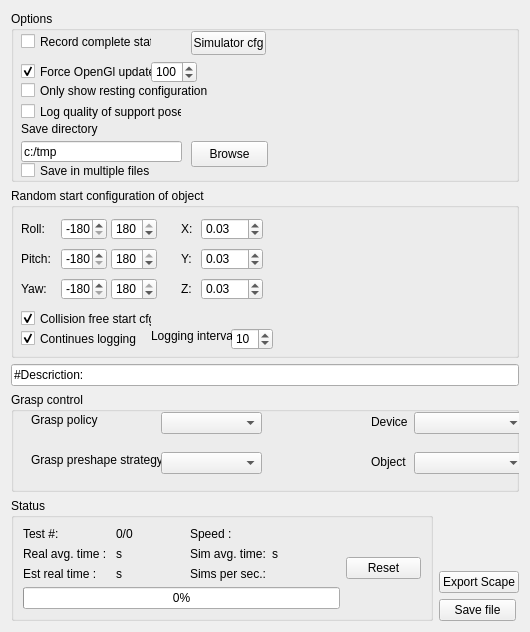
          <widget class="QWidget" name="scrollAreaWidgetContents">
           <property name="geometry">
            <rect>
             <x>0</x>
             <y>0</y>
             <width>530</width>
             <height>629</height>
            </rect>
           </property>
           <layout class="QVBoxLayout" name="verticalLayout_7">
            <item>
             <layout class="QHBoxLayout" name="horizontalLayout">
              <item>
               <layout class="QVBoxLayout" name="verticalLayout">
                <item>
                 <widget class="QGroupBox" name="groupBox_4">
                  <property name="minimumSize">
                   <size>
                    <width>280</width>
                    <height>171</height>
                   </size>
                  </property>
                  <property name="title">
                   <string>Options</string>
                  </property>
                  <widget class="QSpinBox" name="_updateRateSpin">
                   <property name="geometry">
                    <rect>
                     <x>140</x>
                     <y>50</y>
                     <width>46</width>
                     <height>22</height>
                    </rect>
                   </property>
                   <property name="minimum">
                    <number>10</number>
                   </property>
                   <property name="maximum">
                    <number>10000</number>
                   </property>
                   <property name="value">
                    <number>100</number>
                   </property>
                  </widget>
                  <widget class="QCheckBox" name="_forceUpdateCheck">
                   <property name="geometry">
                    <rect>
                     <x>10</x>
                     <y>50</y>
                     <width>131</width>
                     <height>21</height>
                    </rect>
                   </property>
                   <property name="toolTip">
                    <string>&lt;html&gt;&lt;head&gt;&lt;meta name=&quot;qrichtext&quot; content=&quot;1&quot; /&gt;&lt;style type=&quot;text/css&quot;&gt;
p, li { white-space: pre-wrap; }
&lt;/style&gt;&lt;/head&gt;&lt;body style=&quot; font-family:'MS Shell Dlg 2'; font-size:8.25pt; font-weight:400; font-style:normal;&quot;&gt;
&lt;p style=&quot; margin-top:0px; margin-bottom:0px; margin-left:0px; margin-right:0px; -qt-block-indent:0; text-indent:0px;&quot;&gt;Forces RobWorkStudio to draw the simulated screen at the specified intervals.&lt;/p&gt;&lt;/body&gt;&lt;/html&gt;</string>
                   </property>
                   <property name="text">
                    <string>Force OpenGl update</string>
                   </property>
                   <property name="checked">
                    <bool>true</bool>
                   </property>
                  </widget>
                  <widget class="QPushButton" name="_simulatorBtn">
                   <property name="geometry">
                    <rect>
                     <x>180</x>
                     <y>20</y>
                     <width>75</width>
                     <height>24</height>
                    </rect>
                   </property>
                   <property name="text">
                    <string>Simulator cfg</string>
                   </property>
                  </widget>
                  <widget class="QCheckBox" name="checkBox">
                   <property name="geometry">
                    <rect>
                     <x>10</x>
                     <y>20</y>
                     <width>131</width>
                     <height>21</height>
                    </rect>
                   </property>
                   <property name="toolTip">
                    <string>&lt;html&gt;&lt;head&gt;&lt;meta name=&quot;qrichtext&quot; content=&quot;1&quot; /&gt;&lt;style type=&quot;text/css&quot;&gt;
p, li { white-space: pre-wrap; }
&lt;/style&gt;&lt;/head&gt;&lt;body style=&quot; font-family:'MS Shell Dlg 2'; font-size:8.25pt; font-weight:400; font-style:normal;&quot;&gt;
&lt;p style=&quot; margin-top:0px; margin-bottom:0px; margin-left:0px; margin-right:0px; -qt-block-indent:0; text-indent:0px;&quot;&gt;Records not only the end state but also the intermidiate states such that it is possible to playback all simulations afterwards.&lt;/p&gt;&lt;/body&gt;&lt;/html&gt;</string>
                   </property>
                   <property name="text">
                    <string>Record complete state</string>
                   </property>
                  </widget>
                  <widget class="QCheckBox" name="checkBox_2">
                   <property name="geometry">
                    <rect>
                     <x>10</x>
                     <y>90</y>
                     <width>161</width>
                     <height>21</height>
                    </rect>
                   </property>
                   <property name="toolTip">
                    <string>&lt;html&gt;&lt;head&gt;&lt;meta name=&quot;qrichtext&quot; content=&quot;1&quot; /&gt;&lt;style type=&quot;text/css&quot;&gt;
p, li { white-space: pre-wrap; }
&lt;/style&gt;&lt;/head&gt;&lt;body style=&quot; font-family:'MS Shell Dlg 2'; font-size:8.25pt; font-weight:400; font-style:normal;&quot;&gt;
&lt;p style=&quot; margin-top:0px; margin-bottom:0px; margin-left:0px; margin-right:0px; -qt-block-indent:0; text-indent:0px; font-size:8pt;&quot;&gt;The quality of the support pose is based on a 6D wrench space calculation of the supporting &quot;grasp&quot;.&lt;/p&gt;&lt;/body&gt;&lt;/html&gt;</string>
                   </property>
                   <property name="text">
                    <string>Log quality of support pose</string>
                   </property>
                  </widget>
                  <widget class="QLabel" name="label_22">
                   <property name="geometry">
                    <rect>
                     <x>10</x>
                     <y>110</y>
                     <width>141</width>
                     <height>16</height>
                    </rect>
                   </property>
                   <property name="text">
                    <string>Save directory</string>
                   </property>
                  </widget>
                  <widget class="QLineEdit" name="_savePath">
                   <property name="geometry">
                    <rect>
                     <x>10</x>
                     <y>130</y>
                     <width>161</width>
                     <height>21</height>
                    </rect>
                   </property>
                   <property name="text">
                    <string>c:/tmp</string>
                   </property>
                  </widget>
                  <widget class="QPushButton" name="_browseBtn">
                   <property name="geometry">
                    <rect>
                     <x>180</x>
                     <y>130</y>
                     <width>77</width>
                     <height>26</height>
                    </rect>
                   </property>
                   <property name="text">
                    <string>Browse</string>
                   </property>
                  </widget>
                  <widget class="QCheckBox" name="_onlyShowRestBox">
                   <property name="geometry">
                    <rect>
                     <x>10</x>
                     <y>70</y>
                     <width>191</width>
                     <height>19</height>
                    </rect>
                   </property>
                   <property name="text">
                    <string>Only show resting configuration</string>
                   </property>
                  </widget>
                  <widget class="QCheckBox" name="_saveMultipleCheck">
                   <property name="geometry">
                    <rect>
                     <x>10</x>
                     <y>150</y>
                     <width>171</width>
                     <height>19</height>
                    </rect>
                   </property>
                   <property name="toolTip">
                    <string>If set end states will be saved in 
seperate files with names are
 appended with _XXXXXX

ex:
&quot;filename&quot;_000001
&quot;filename&quot;_000002
&quot;filename&quot;_000003
&quot;filename&quot;_000004
</string>
                   </property>
                   <property name="text">
                    <string>Save in multiple files</string>
                   </property>
                  </widget>
                 </widget>
                </item>
                <item>
                 <widget class="QGroupBox" name="groupBox_5">
                  <property name="minimumSize">
                   <size>
                    <width>280</width>
                    <height>170</height>
                   </size>
                  </property>
                  <property name="title">
                   <string>Random start configuration of object</string>
                  </property>
                  <widget class="QLabel" name="label_5">
                   <property name="geometry">
                    <rect>
                     <x>10</x>
                     <y>30</y>
                     <width>31</width>
                     <height>21</height>
                    </rect>
                   </property>
                   <property name="text">
                    <string>Roll:</string>
                   </property>
                  </widget>
                  <widget class="QSpinBox" name="_lowRollSpin">
                   <property name="geometry">
                    <rect>
                     <x>50</x>
                     <y>30</y>
                     <width>46</width>
                     <height>22</height>
                    </rect>
                   </property>
                   <property name="minimum">
                    <number>-180</number>
                   </property>
                   <property name="maximum">
                    <number>180</number>
                   </property>
                   <property name="value">
                    <number>-180</number>
                   </property>
                  </widget>
                  <widget class="QSpinBox" name="_highRollSpin">
                   <property name="geometry">
                    <rect>
                     <x>100</x>
                     <y>30</y>
                     <width>46</width>
                     <height>22</height>
                    </rect>
                   </property>
                   <property name="minimum">
                    <number>-180</number>
                   </property>
                   <property name="maximum">
                    <number>180</number>
                   </property>
                   <property name="value">
                    <number>180</number>
                   </property>
                  </widget>
                  <widget class="QSpinBox" name="_highPitchSpin">
                   <property name="geometry">
                    <rect>
                     <x>100</x>
                     <y>60</y>
                     <width>46</width>
                     <height>22</height>
                    </rect>
                   </property>
                   <property name="minimum">
                    <number>-180</number>
                   </property>
                   <property name="maximum">
                    <number>180</number>
                   </property>
                   <property name="value">
                    <number>180</number>
                   </property>
                  </widget>
                  <widget class="QSpinBox" name="_lowPitchSpin">
                   <property name="geometry">
                    <rect>
                     <x>50</x>
                     <y>60</y>
                     <width>46</width>
                     <height>22</height>
                    </rect>
                   </property>
                   <property name="minimum">
                    <number>-180</number>
                   </property>
                   <property name="maximum">
                    <number>180</number>
                   </property>
                   <property name="value">
                    <number>-180</number>
                   </property>
                  </widget>
                  <widget class="QSpinBox" name="_lowYawSpin">
                   <property name="geometry">
                    <rect>
                     <x>50</x>
                     <y>90</y>
                     <width>46</width>
                     <height>22</height>
                    </rect>
                   </property>
                   <property name="minimum">
                    <number>-180</number>
                   </property>
                   <property name="maximum">
                    <number>180</number>
                   </property>
                   <property name="value">
                    <number>-180</number>
                   </property>
                  </widget>
                  <widget class="QSpinBox" name="_highYawSpin">
                   <property name="geometry">
                    <rect>
                     <x>100</x>
                     <y>90</y>
                     <width>46</width>
                     <height>22</height>
                    </rect>
                   </property>
                   <property name="minimum">
                    <number>-180</number>
                   </property>
                   <property name="maximum">
                    <number>180</number>
                   </property>
                   <property name="value">
                    <number>180</number>
                   </property>
                  </widget>
                  <widget class="QLabel" name="label_6">
                   <property name="geometry">
                    <rect>
                     <x>10</x>
                     <y>60</y>
                     <width>46</width>
                     <height>21</height>
                    </rect>
                   </property>
                   <property name="text">
                    <string>Pitch:</string>
                   </property>
                  </widget>
                  <widget class="QLabel" name="label_7">
                   <property name="geometry">
                    <rect>
                     <x>10</x>
                     <y>90</y>
                     <width>46</width>
                     <height>21</height>
                    </rect>
                   </property>
                   <property name="text">
                    <string>Yaw:</string>
                   </property>
                  </widget>
                  <widget class="QLabel" name="label_8">
                   <property name="geometry">
                    <rect>
                     <x>170</x>
                     <y>30</y>
                     <width>16</width>
                     <height>21</height>
                    </rect>
                   </property>
                   <property name="text">
                    <string>X:</string>
                   </property>
                  </widget>
                  <widget class="QLabel" name="label_9">
                   <property name="geometry">
                    <rect>
                     <x>170</x>
                     <y>60</y>
                     <width>16</width>
                     <height>21</height>
                    </rect>
                   </property>
                   <property name="text">
                    <string>Y:</string>
                   </property>
                  </widget>
                  <widget class="QLabel" name="label_10">
                   <property name="geometry">
                    <rect>
                     <x>170</x>
                     <y>90</y>
                     <width>16</width>
                     <height>21</height>
                    </rect>
                   </property>
                   <property name="text">
                    <string>Z:</string>
                   </property>
                  </widget>
                  <widget class="QDoubleSpinBox" name="_xSpinBox">
                   <property name="geometry">
                    <rect>
                     <x>190</x>
                     <y>30</y>
                     <width>62</width>
                     <height>22</height>
                    </rect>
                   </property>
                   <property name="minimum">
                    <double>0.000000000000000</double>
                   </property>
                   <property name="value">
                    <double>0.030000000000000</double>
                   </property>
                  </widget>
                  <widget class="QDoubleSpinBox" name="_ySpinBox">
                   <property name="geometry">
                    <rect>
                     <x>190</x>
                     <y>60</y>
                     <width>62</width>
                     <height>22</height>
                    </rect>
                   </property>
                   <property name="value">
                    <double>0.030000000000000</double>
                   </property>
                  </widget>
                  <widget class="QDoubleSpinBox" name="_zSpinBox">
                   <property name="geometry">
                    <rect>
                     <x>190</x>
                     <y>90</y>
                     <width>62</width>
                     <height>22</height>
                    </rect>
                   </property>
                   <property name="value">
                    <double>0.030000000000000</double>
                   </property>
                  </widget>
                  <widget class="QCheckBox" name="_colFreeStart">
                   <property name="geometry">
                    <rect>
                     <x>10</x>
                     <y>120</y>
                     <width>131</width>
                     <height>21</height>
                    </rect>
                   </property>
                   <property name="text">
                    <string>Collision free start cfg.</string>
                   </property>
                   <property name="checked">
                    <bool>true</bool>
                   </property>
                  </widget>
                  <widget class="QCheckBox" name="_continuesLogging">
                   <property name="enabled">
                    <bool>true</bool>
                   </property>
                   <property name="geometry">
                    <rect>
                     <x>10</x>
                     <y>140</y>
                     <width>141</width>
                     <height>21</height>
                    </rect>
                   </property>
                   <property name="text">
                    <string>Continues logging</string>
                   </property>
                   <property name="checked">
                    <bool>true</bool>
                   </property>
                  </widget>
                  <widget class="QSpinBox" name="_logIntervalSpin">
                   <property name="geometry">
                    <rect>
                     <x>220</x>
                     <y>140</y>
                     <width>42</width>
                     <height>22</height>
                    </rect>
                   </property>
                   <property name="minimum">
                    <number>1</number>
                   </property>
                   <property name="maximum">
                    <number>1000</number>
                   </property>
                   <property name="value">
                    <number>10</number>
                   </property>
                  </widget>
                  <widget class="QLabel" name="label_27">
                   <property name="geometry">
                    <rect>
                     <x>140</x>
                     <y>140</y>
                     <width>81</width>
                     <height>16</height>
                    </rect>
                   </property>
                   <property name="text">
                    <string>Logging interval</string>
                   </property>
                  </widget>
                 </widget>
                </item>
               </layout>
              </item>
             </layout>
            </item>
            <item>
             <widget class="QLineEdit" name="_descBox">
              <property name="text">
               <string>#Descriction: </string>
              </property>
             </widget>
            </item>
            <item>
             <widget class="QGroupBox" name="groupBox_3">
              <property name="minimumSize">
               <size>
                <width>100</width>
                <height>100</height>
               </size>
              </property>
              <property name="title">
               <string>Grasp control</string>
              </property>
              <widget class="QComboBox" name="_graspPolicyBox1">
               <property name="geometry">
                <rect>
                 <x>150</x>
                 <y>20</y>
                 <width>101</width>
                 <height>22</height>
                </rect>
               </property>
              </widget>
              <widget class="QLabel" name="label_23">
               <property name="geometry">
                <rect>
                 <x>20</x>
                 <y>20</y>
                 <width>71</width>
                 <height>16</height>
                </rect>
               </property>
               <property name="text">
                <string>Grasp policy</string>
               </property>
              </widget>
              <widget class="QLabel" name="label_24">
               <property name="geometry">
                <rect>
                 <x>20</x>
                 <y>60</y>
                 <width>161</width>
                 <height>16</height>
                </rect>
               </property>
               <property name="text">
                <string>Grasp preshape strategy</string>
               </property>
              </widget>
              <widget class="QComboBox" name="_preshapeStratBox1">
               <property name="geometry">
                <rect>
                 <x>150</x>
                 <y>60</y>
                 <width>101</width>
                 <height>22</height>
                </rect>
               </property>
              </widget>
              <widget class="QComboBox" name="_deviceBox1">
               <property name="geometry">
                <rect>
                 <x>403</x>
                 <y>20</y>
                 <width>111</width>
                 <height>22</height>
                </rect>
               </property>
              </widget>
              <widget class="QLabel" name="label_25">
               <property name="geometry">
                <rect>
                 <x>360</x>
                 <y>20</y>
                 <width>46</width>
                 <height>20</height>
                </rect>
               </property>
               <property name="text">
                <string>Device</string>
               </property>
              </widget>
              <widget class="QComboBox" name="_objectBox1">
               <property name="geometry">
                <rect>
                 <x>403</x>
                 <y>60</y>
                 <width>111</width>
                 <height>22</height>
                </rect>
               </property>
              </widget>
              <widget class="QLabel" name="label_26">
               <property name="geometry">
                <rect>
                 <x>360</x>
                 <y>60</y>
                 <width>46</width>
                 <height>20</height>
                </rect>
               </property>
               <property name="text">
                <string>Object</string>
               </property>
              </widget>
              <zorder>label_23</zorder>
              <zorder>label_24</zorder>
              <zorder>_preshapeStratBox1</zorder>
              <zorder>_deviceBox1</zorder>
              <zorder>label_25</zorder>
              <zorder>_objectBox1</zorder>
              <zorder>label_26</zorder>
              <zorder>_graspPolicyBox1</zorder>
             </widget>
            </item>
            <item>
             <layout class="QHBoxLayout" name="horizontalLayout_2">
              <item>
               <widget class="QGroupBox" name="groupBox">
                <property name="minimumSize">
                 <size>
                  <width>369</width>
                  <height>0</height>
                 </size>
                </property>
                <property name="title">
                 <string>Status</string>
                </property>
                <layout class="QHBoxLayout" name="horizontalLayout_3">
                 <item>
                  <layout class="QVBoxLayout" name="verticalLayout_3">
                   <item>
                    <layout class="QGridLayout" name="gridLayout">
                     <item row="0" column="0">
                      <widget class="QLabel" name="label_18">
                       <property name="text">
                        <string>Test #: </string>
                       </property>
                      </widget>
                     </item>
                     <item row="0" column="1">
                      <widget class="QLabel" name="_testsLeftLbl">
                       <property name="text">
                        <string>0/0</string>
                       </property>
                      </widget>
                     </item>
                     <item row="1" column="0">
                      <widget class="QLabel" name="label_2">
                       <property name="toolTip">
                        <string>&lt;html&gt;&lt;head&gt;&lt;meta name=&quot;qrichtext&quot; content=&quot;1&quot; /&gt;&lt;style type=&quot;text/css&quot;&gt;
p, li { white-space: pre-wrap; }
&lt;/style&gt;&lt;/head&gt;&lt;body style=&quot; font-family:'MS Shell Dlg 2'; font-size:8.25pt; font-weight:400; font-style:normal;&quot;&gt;
&lt;p style=&quot; margin-top:0px; margin-bottom:0px; margin-left:0px; margin-right:0px; -qt-block-indent:0; text-indent:0px;&quot;&gt;The average time per test in miliseconds.&lt;/p&gt;&lt;/body&gt;&lt;/html&gt;</string>
                       </property>
                       <property name="text">
                        <string>Real avg. time : </string>
                       </property>
                      </widget>
                     </item>
                     <item row="1" column="1">
                      <widget class="QLabel" name="_avgTimePerTestLbl">
                       <property name="text">
                        <string>s</string>
                       </property>
                      </widget>
                     </item>
                     <item row="2" column="0">
                      <widget class="QLabel" name="label">
                       <property name="text">
                        <string>Est real time : </string>
                       </property>
                      </widget>
                     </item>
                     <item row="2" column="1">
                      <widget class="QLabel" name="_estimatedTimeLeftLbl">
                       <property name="text">
                        <string>s</string>
                       </property>
                      </widget>
                     </item>
                     <item row="0" column="2">
                      <widget class="QLabel" name="label_21">
                       <property name="text">
                        <string>Speed :</string>
                       </property>
                      </widget>
                     </item>
                     <item row="0" column="3">
                      <widget class="QLabel" name="_simSpeedLbl">
                       <property name="text">
                        <string/>
                       </property>
                      </widget>
                     </item>
                     <item row="1" column="2">
                      <widget class="QLabel" name="label_19">
                       <property name="text">
                        <string>Sim avg. time:</string>
                       </property>
                      </widget>
                     </item>
                     <item row="1" column="3">
                      <widget class="QLabel" name="_avgSimTimeLbl">
                       <property name="text">
                        <string>s</string>
                       </property>
                      </widget>
                     </item>
                     <item row="2" column="2">
                      <widget class="QLabel" name="label_20">
                       <property name="text">
                        <string>Sims per sec.:</string>
                       </property>
                      </widget>
                     </item>
                     <item row="2" column="3">
                      <widget class="QLabel" name="_simsPerSecLbl">
                       <property name="text">
                        <string/>
                       </property>
                      </widget>
                     </item>
                    </layout>
                   </item>
                   <item>
                    <widget class="QProgressBar" name="_simProgress">
                     <property name="value">
                      <number>0</number>
                     </property>
                     <property name="orientation">
                      <enum>Qt::Horizontal</enum>
                     </property>
                    </widget>
                   </item>
                  </layout>
                 </item>
                 <item>
                  <layout class="QVBoxLayout" name="verticalLayout_4">
                   <item>
                    <widget class="QPushButton" name="_resetBtn">
                     <property name="maximumSize">
                      <size>
                       <width>75</width>
                       <height>16777215</height>
                      </size>
                     </property>
                     <property name="text">
                      <string>Reset</string>
                     </property>
                    </widget>
                   </item>
                  </layout>
                 </item>
                </layout>
               </widget>
              </item>
              <item>
               <layout class="QVBoxLayout" name="verticalLayout_2">
                <item>
                 <spacer name="verticalSpacer">
                  <property name="orientation">
                   <enum>Qt::Vertical</enum>
                  </property>
                  <property name="sizeHint" stdset="0">
                   <size>
                    <width>20</width>
                    <height>40</height>
                   </size>
                  </property>
                 </spacer>
                </item>
                <item>
                 <widget class="QPushButton" name="_scapeBtn">
                  <property name="text">
                   <string>Export Scape</string>
                  </property>
                 </widget>
                </item>
                <item>
                 <widget class="QPushButton" name="_saveBtn1">
                  <property name="maximumSize">
                   <size>
                    <width>77</width>
                    <height>16777215</height>
                   </size>
                  </property>
                  <property name="text">
                   <string>Save file</string>
                  </property>
                 </widget>
                </item>
               </layout>
              </item>
             </layout>
            </item>
           </layout>
          </widget>
